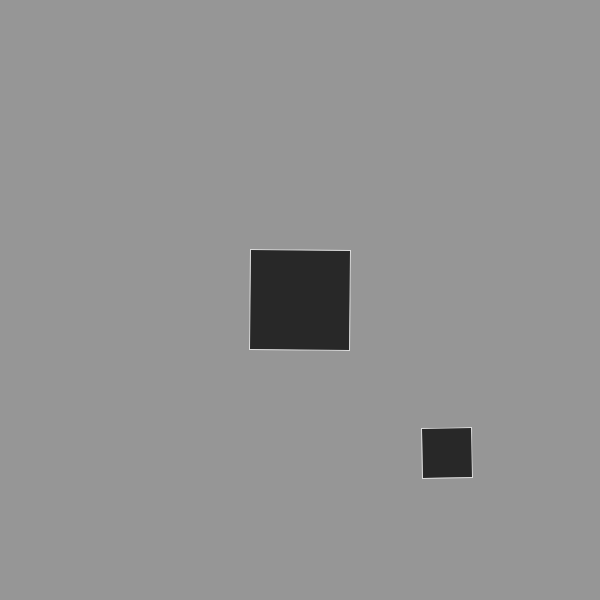
Frame 1 (no input)
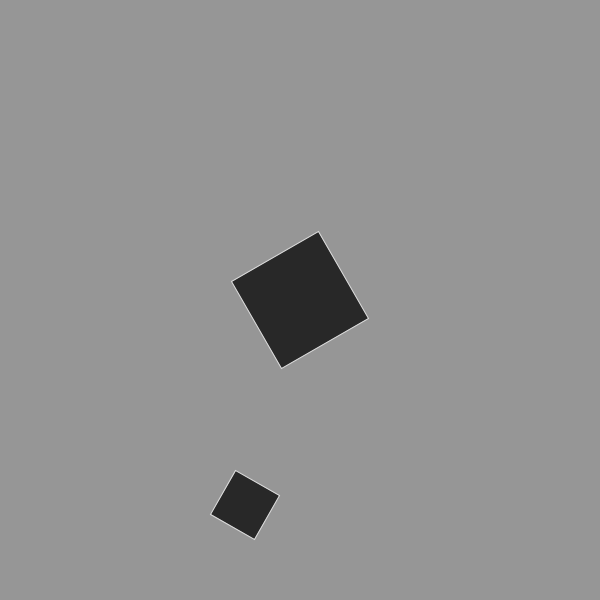
Frame 60 (the mouse pressed at the canvas centre just before this capture)
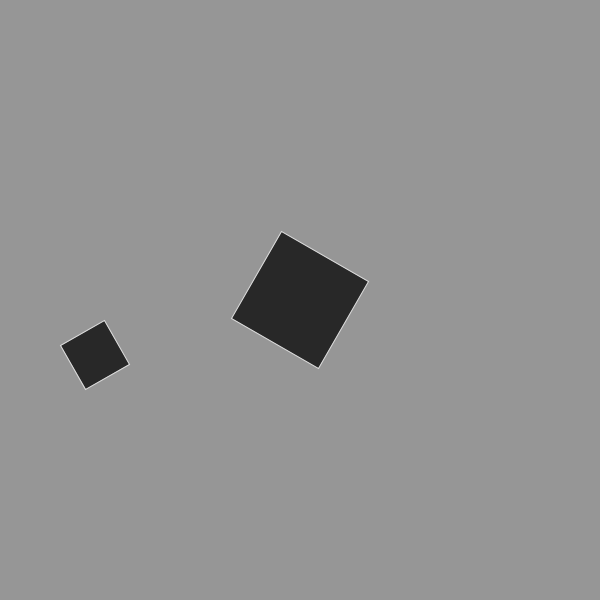
Frame 120 (the mouse held since frame 60 and released just before this capture)

The Processing sketch that drew these frames (run headless with seeded random() and noise(); from frame 60 on, the mouse is pressed at the canvas centre):

// Processing sketch: sketch_15
// ── sketch_15.pde
// adjust the matrix transformations so that the 
// small rectangle revolves around the large rectangle.

float angle1 = 0;
float angle2 = 0;

void setup() {
  size(600, 600);
  rectMode(CENTER);
}

void draw() {
  background(150);
  fill(40);
  stroke(220);
  
  angle1 += 1;
  angle2 -= 2;
  

  translate(300, 300);
  rotate(radians(angle1));
  rect(0, 0, 100, 100);

  

  pushMatrix();
  translate(150 , 150);
  rotate(radians(angle2));
  rect(0, 0, 50, 50);
  popMatrix();  
  
}
